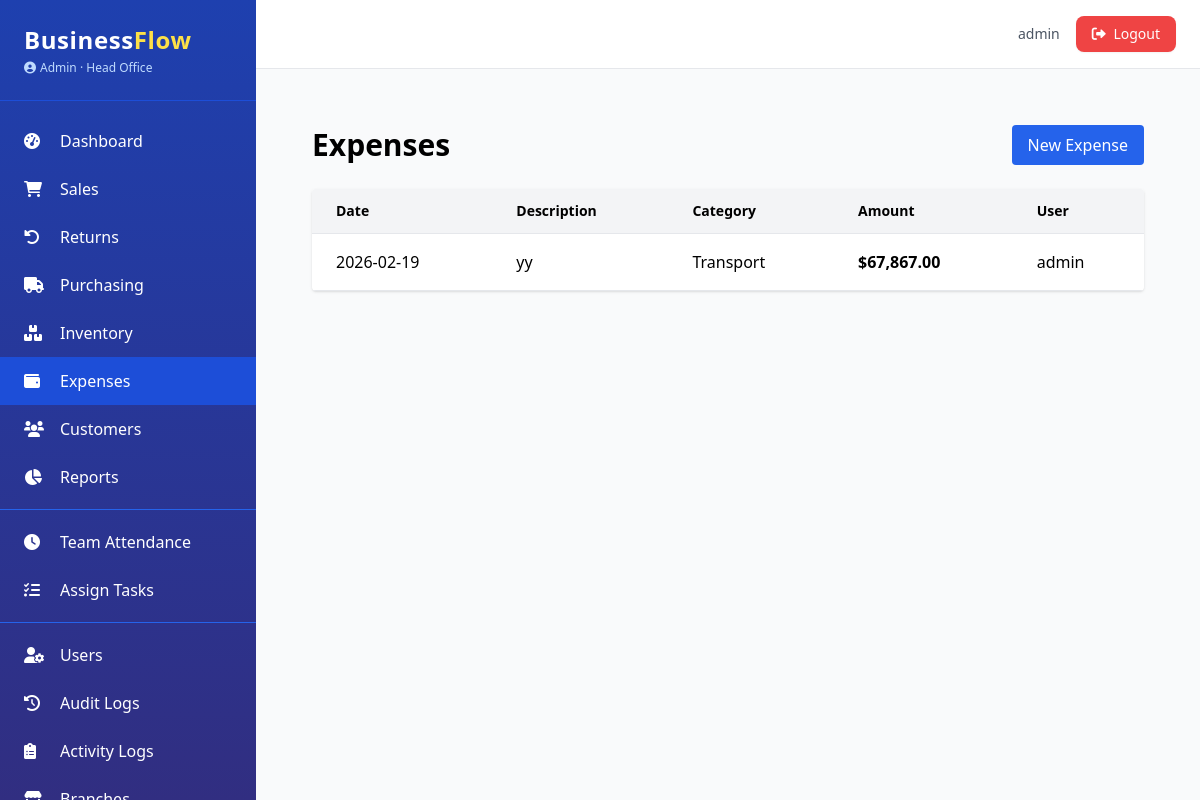
The app's page /expenses/ (signed in), older data.
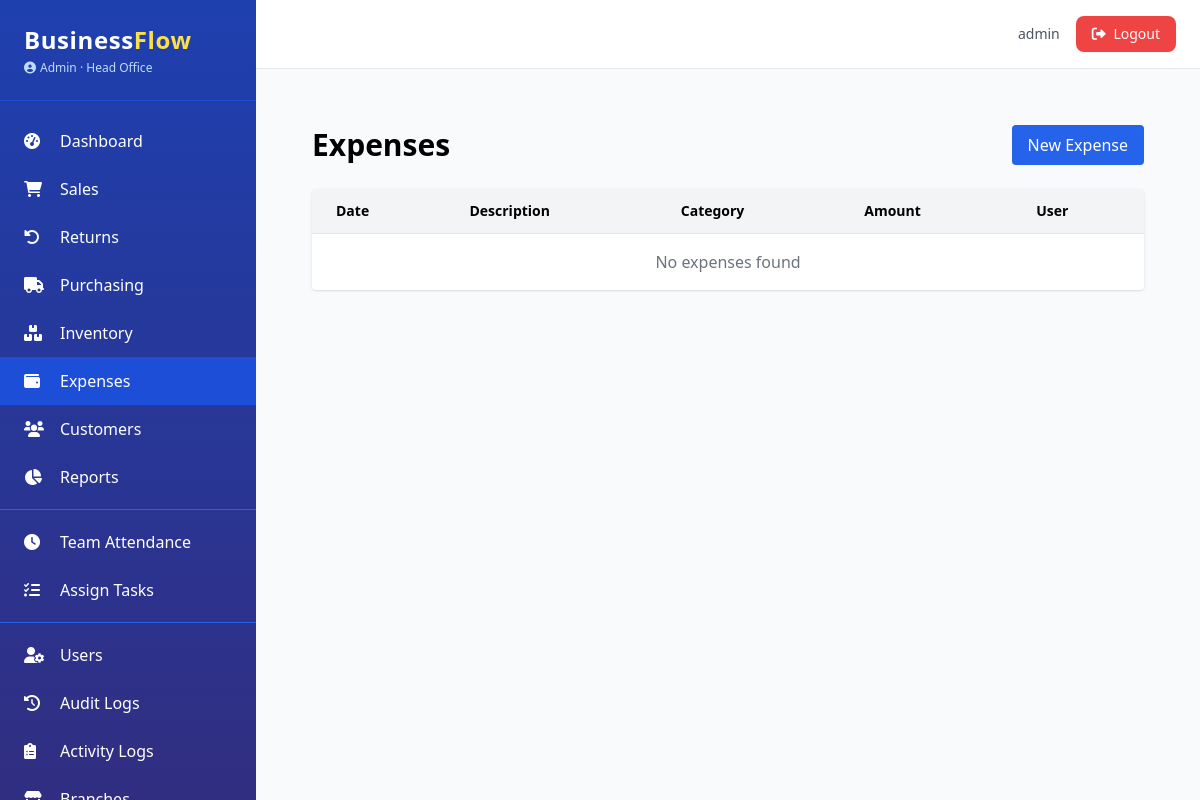
The same page, newer data.
### app.py (models this page shows, shortened)
class AuditMixin:
    @declared_attr
    def created_at(cls):
        return db.Column(db.DateTime, default=datetime.utcnow)

class Expense(db.Model, AuditMixin):
    __tablename__ = 'expenses'
    id = db.Column(db.Integer, primary_key=True)
    description = db.Column(db.String(200), nullable=False)
    amount = db.Column(db.Float, nullable=False)
    category_id = db.Column(db.Integer, db.ForeignKey('expense_categories.id'), nullable=False)
    user_id = db.Column(db.Integer, db.ForeignKey('users.id'), nullable=True)
    branch_id = db.Column(db.Integer, db.ForeignKey('branches.id'), nullable=True)
    date = db.Column(db.Date, default=date.today)
    receipt = db.Column(db.String(200))
    category = db.relationship('ExpenseCategory')
    user = db.relationship('User', foreign_keys=[user_id])
    branch = db.relationship('Branch')

class ExpenseCategory(db.Model):
    __tablename__ = 'expense_categories'
    id = db.Column(db.Integer, primary_key=True)
    name = db.Column(db.String(50), unique=True, nullable=False)
    description = db.Column(db.Text)

class SoftDeleteMixin:
    @classmethod
    def query_active(cls):
        return cls.query.filter(cls.deleted_at.is_(None))

class User(UserMixin, db.Model, AuditMixin, SoftDeleteMixin):
    __tablename__ = 'users'
    id = db.Column(db.Integer, primary_key=True)
    username = db.Column(db.String(80), unique=True, nullable=False)
    email = db.Column(db.String(120), unique=True, nullable=False)
    password_hash = db.Column(db.String(200), nullable=False)
    role = db.Column(db.String(20), nullable=False, default='Staff')
    branch_id = db.Column(db.Integer, db.ForeignKey('branches.id'), nullable=True)
    active = db.Column(db.Boolean, default=True)
    locale = db.Column(db.String(5), default='en')
    phone = db.Column(db.String(20))
    avatar = db.Column(db.String(200))
    last_login = db.Column(db.DateTime)
    branch = db.relationship('Branch', backref='users')
    permissions = db.Column(db.JSON, default=list)
    salary = db.Column(db.Float, nullable=True)
    pay_cycle = db.Column(db.String(20), default='monthly')
    bank_account = db.Column(db.String(50))
    tax_id = db.Column(db.String(50))
    @property
    def is_admin(self):
        return self.role == 'Admin'
    def has_permission(self, perm):
        if self.is_admin:
            return True
        return perm in (self.permissions or [])

### app.py (the view)
@expense_bp.route('/')
@login_required
@permission_required('view_expenses')
def list():
    page = request.args.get('page', 1, type=int)
    per_page = app.config.get('ITEMS_PER_PAGE', 20)
    query = branch_filter(Expense.query, Expense).options(joinedload(Expense.category))
    pagination = query.order_by(Expense.date.desc()).paginate(page=page, per_page=per_page, error_out=False)
    return render_template('expenses/list.html', pagination=pagination)

### app.py (called while the page is built)
@login_manager.user_loader
def load_user(user_id):
    return User.query_active().filter_by(id=int(user_id)).first()

def permission_required(permission):
    def decorator(f):
        @wraps(f)
        def decorated_function(*args, **kwargs):
            if not current_user.is_authenticated:
                abort(403)
            if not current_user.has_permission(permission):
                abort(403)
            return f(*args, **kwargs)
        return decorated_function
    return decorator

def branch_filter(query, model):
    if current_user.is_admin:
        return query
    if current_user.branch_id:
        return query.filter(model.branch_id == current_user.branch_id)
    return query.filter(False)

@app.context_processor
def inject_now():
    return {'now': datetime.utcnow(), 'current_year': datetime.utcnow().year}

@app.template_filter('currency')
def currency_format(value):
    if value is None:
        return "$0.00"
    return f"${value:,.2f}"

### templates/expenses/list.html (shortened to what this page needs)
{% extends "base.html" %}
{% block content %}
<div class="p-8">
    <div class="flex justify-between items-center mb-6">
        <h1 class="text-3xl font-bold">Expenses</h1>
        <a href="{{ url_for('expenses.new') }}" class="bg-blue-600 text-white px-4 py-2 rounded hover:bg-blue-700">
            New Expense
        </a>
    </div>
    <div class="overflow-x-auto bg-white rounded shadow">
        <table class="min-w-full">
            <thead class="bg-gray-100 border-b">
                <tr>
                    <th class="px-6 py-3 text-left text-sm font-semibold">Date</th>
                    <th class="px-6 py-3 text-left text-sm font-semibold">Description</th>
                    <th class="px-6 py-3 text-left text-sm font-semibold">Category</th>
                    <th class="px-6 py-3 text-left text-sm font-semibold">Amount</th>
                    <th class="px-6 py-3 text-left text-sm font-semibold">User</th>
                </tr>
            </thead>
            <tbody>
                {% for expense in pagination.items %}
                <tr class="border-b hover:bg-gray-50">
                    <td class="px-6 py-4 whitespace-nowrap">{{ expense.date.strftime('%Y-%m-%d') }}</td>
                    <td class="px-6 py-4">{{ expense.description }}</td>
                    <td class="px-6 py-4 whitespace-nowrap">{{ expense.category.name if expense.category else 'N/A' }}</td>
                    <td class="px-6 py-4 whitespace-nowrap font-semibold">{{ expense.amount|currency }}</td>
                    <td class="px-6 py-4 whitespace-nowrap">{{ expense.user.username if expense.user else 'N/A' }}</td>
                </tr>
                {% else %}
                <tr>
                    <td colspan="5" class="px-6 py-4 text-center text-gray-500">No expenses found</td>
                </tr>
                {% endfor %}
            </tbody>
        </table>
    </div>
</div>
{% endblock %}

Row changes from the older to the newer data that the page shows:
removed Expense: date "2026-02-19", description "yy", category "Transport", amount "$67,867.00", user "admin"
Text that changed along with them:
text now shown: "No expenses found"
